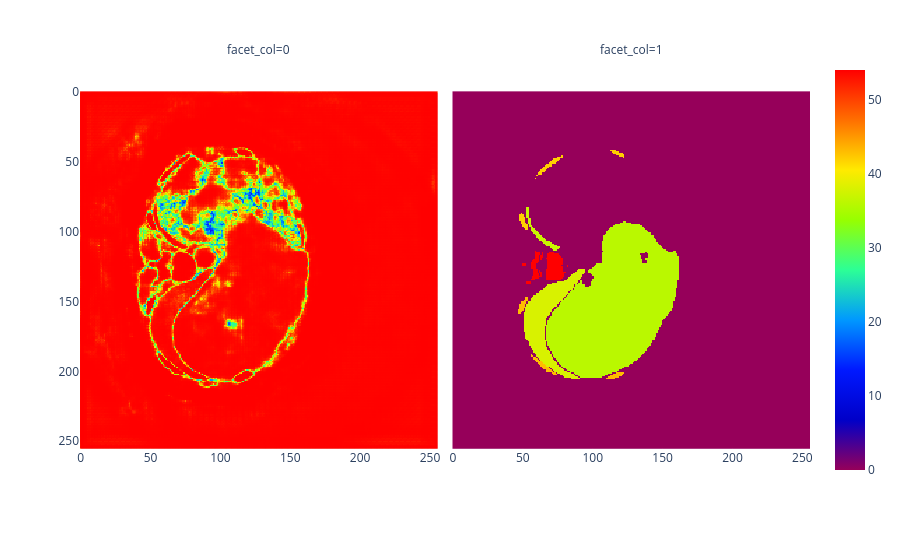

Notebook source saved alongside this figure:
### Code cell
import plotly.express as px

y_mul = torch.arange(y_true_one_hot.shape[1]).reshape(1, -1, 1, 1).to(device)
y_test = y_mul * y_true_one_hot
y_true_one_hot_cpu = (
    y_test
    .cpu()
    .sum(dim=1)
    .numpy()
)
y_pred_cpu = (
    torch.nn.functional.softmax(y_pred, dim=1)
    .amax(dim=1, keepdim=True)
).sum(dim=1).cpu().numpy() * y_true_one_hot_cpu.max()
print(y_pred_cpu.shape)
px.imshow(
    np.concat((y_pred_cpu, y_true_one_hot_cpu)),
    facet_col=0,
    # facet_col_wrap=1,
    color_continuous_scale="rainbow",
)

### Figure 1 — Plotly figure (JSON) as saved in the notebook; plotly's stock layout.template omitted (floating-point values rounded to 4 significant figures; data arrays with more than 128 entries replaced by an {"elided": "..."} marker saying what was removed)
{"data": [{"coloraxis": "coloraxis", "hovertemplate": "x: %{x}<br>y: %{y}<br>color: %{z}<extra></extra>", "name": "0", "type": "heatmap", "xaxis": "x", "yaxis": "y", "z": {"elided": "256x256 float values"}}, {"coloraxis": "coloraxis", "hovertemplate": "x: %{x}<br>y: %{y}<br>color: %{z}<extra></extra>", "name": "1", "type": "heatmap", "xaxis": "x2", "yaxis": "y2", "z": {"elided": "256x256 float values"}}], "layout": {"annotations": [{"font": {}, "showarrow": false, "text": "facet_col=0", "x": 0.245, "xanchor": "center", "xref": "paper", "y": 1, "yanchor": "bottom", "yref": "paper"}, {"font": {}, "showarrow": false, "text": "facet_col=1", "x": 0.755, "xanchor": "center", "xref": "paper", "y": 1, "yanchor": "bottom", "yref": "paper"}], "coloraxis": {"colorscale": [[0, "rgb(150,0,90)"], [0.125, "rgb(0,0,200)"], [0.25, "rgb(0,25,255)"], [0.375, "rgb(0,152,255)"], [0.5, "rgb(44,255,150)"], [0.625, "rgb(151,255,0)"], [0.75, "rgb(255,234,0)"], [0.875, "rgb(255,111,0)"], [1, "rgb(255,0,0)"]]}, "margin": {"t": 60}, "xaxis": {"anchor": "y", "constrain": "domain", "domain": [0, 0.49], "scaleanchor": "y"}, "xaxis2": {"anchor": "y2", "domain": [0.51, 1], "matches": "x"}, "yaxis": {"anchor": "x", "autorange": "reversed", "constrain": "domain", "domain": [0, 1]}, "yaxis2": {"anchor": "x2", "domain": [0, 1], "matches": "y", "showticklabels": false}}}
